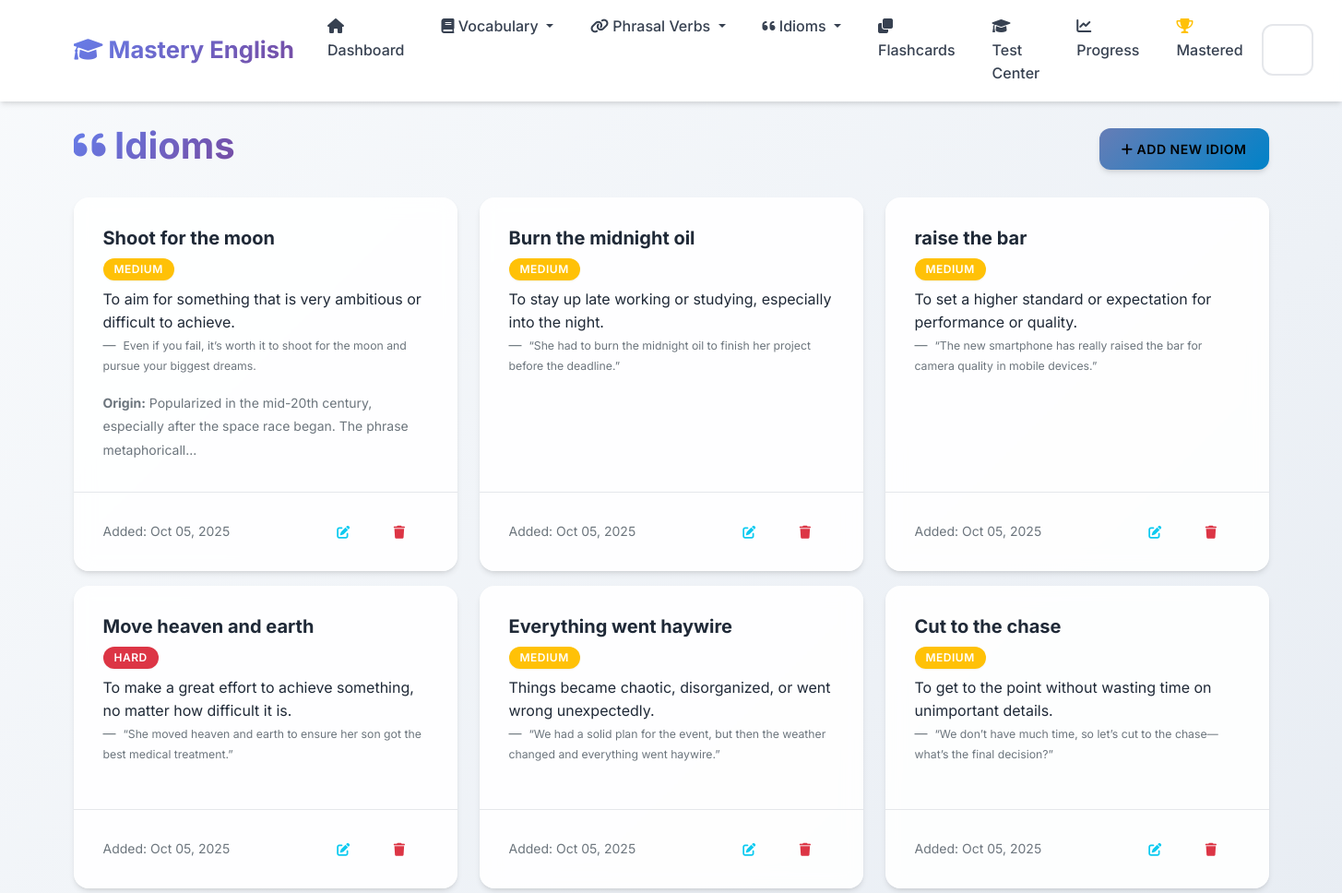
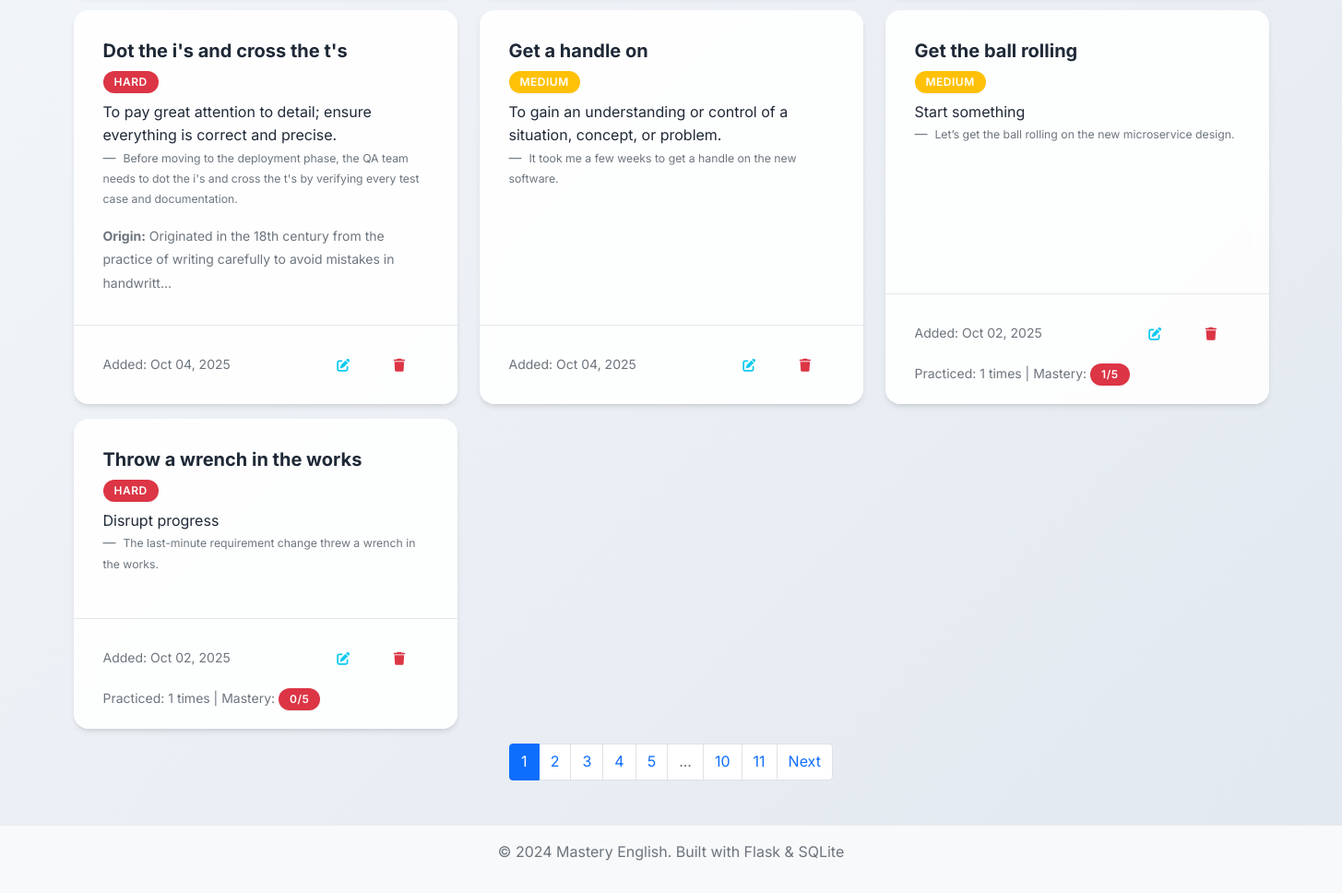
Page /idioms on the earlier database version (2 pictures, top to bottom).
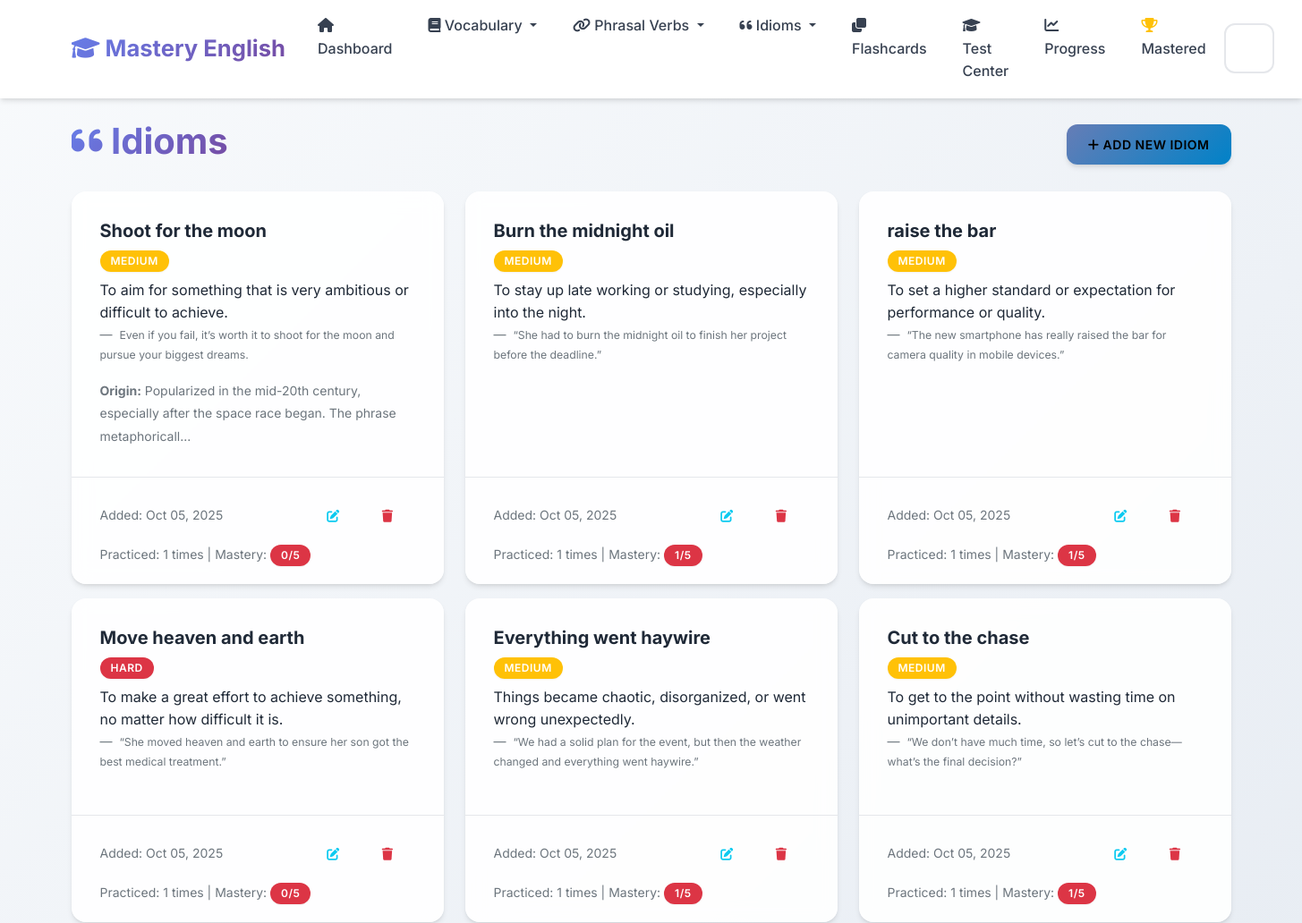
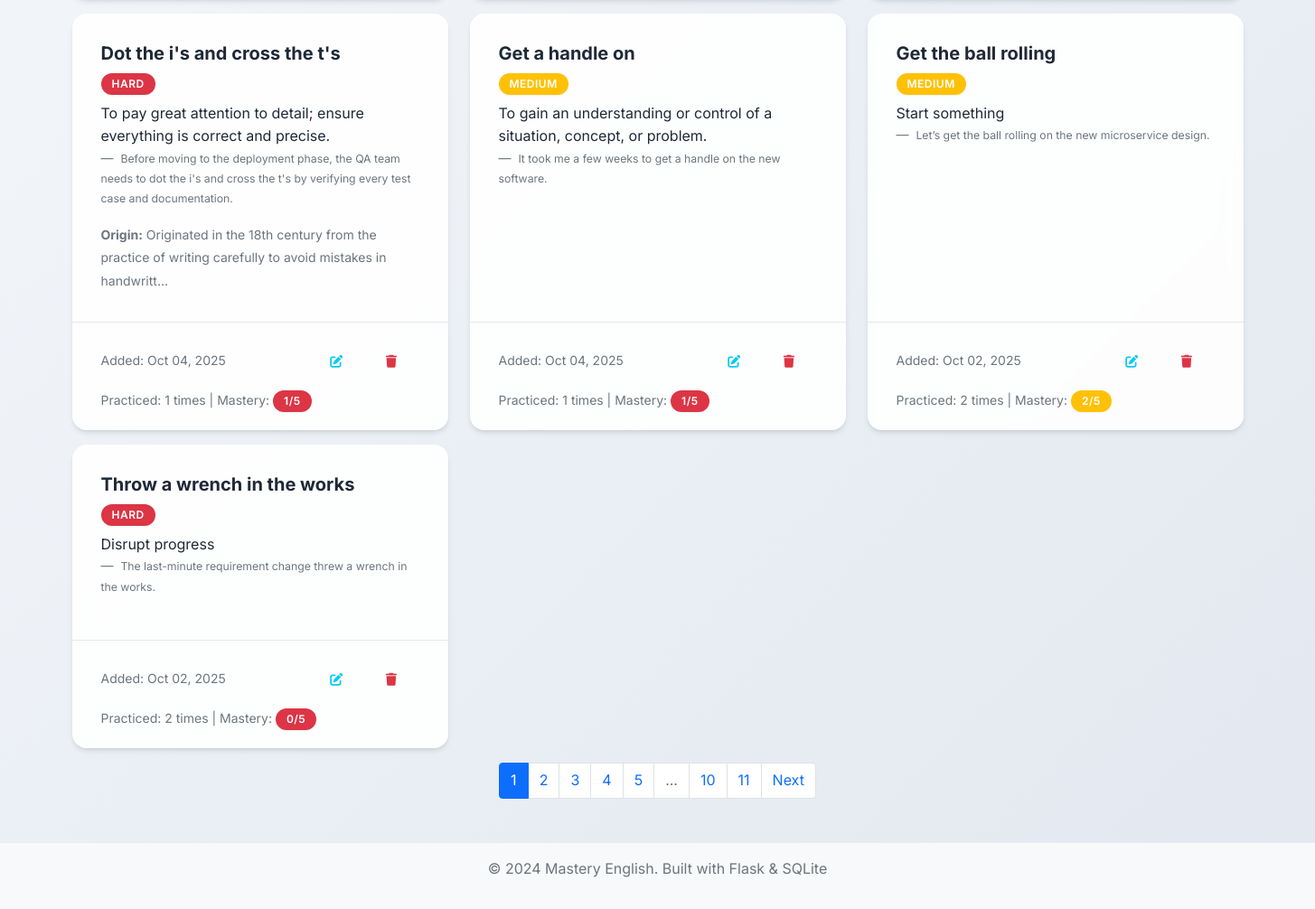
Same page on the later database version (2 pictures, top to bottom).
### app.py (models this page shows, shortened)
class Idiom(db.Model):
    __tablename__ = 'idioms'
    id = db.Column(db.Integer, primary_key=True)
    idiom = db.Column(db.String(200), nullable=False)
    meaning = db.Column(db.Text, nullable=False)
    example_sentence = db.Column(db.Text)
    origin = db.Column(db.Text)
    difficulty_level = db.Column(db.String(20), default='medium')
    date_added = db.Column(db.DateTime, default=datetime.utcnow)
    times_practiced = db.Column(db.Integer, default=0)
    last_practiced = db.Column(db.DateTime)
    mastery_level = db.Column(db.Integer, default=0)

### app.py (the view)
@app.route('/idioms')
def idioms_list():
    page = request.args.get('page', 1, type=int)
    idioms = Idiom.query.order_by(Idiom.date_added.desc()).paginate(
        page=page, per_page=10, error_out=False)
    return render_template('idioms_list.html', idioms=idioms)

### templates/idioms_list.html (shortened to what this page needs)
{% extends "base.html" %}
{% block content %}
<div class="row">
    <div class="col-12">
        <div class="d-flex justify-content-between align-items-center mb-4">
            <h1>
                <i class="fas fa-quote-left"></i> Idioms
            </h1>
            <a href="{{ url_for('add_idiom') }}" class="btn btn-info">
                <i class="fas fa-plus"></i> Add New Idiom
            </a>
        </div>
    </div>
</div>
{% if idioms.items %}
    <div class="row">
        {% for idiom in idioms.items %}
            <div class="col-md-6 col-lg-4 mb-3">
                <div class="card h-100">
                    <div class="card-body">
                        <h5 class="card-title">{{ idiom.idiom }}</h5>
                        <span class="badge bg-{% if idiom.difficulty_level == 'easy' %}success{% elif idiom.difficulty_level == 'hard' %}danger{% else %}warning{% endif %} mb-2">
                            {{ idiom.difficulty_level.title() }}
                        </span>
                        <p class="card-text">{{ idiom.meaning }}</p>
                        {% if idiom.example_sentence %}
                            <blockquote class="blockquote-footer">
                                <small>{{ idiom.example_sentence }}</small>
                            </blockquote>
                        {% endif %}
                        {% if idiom.origin %}
                            <div class="mt-2">
                                <small class="text-muted">
                                    <strong>Origin:</strong> {{ idiom.origin[:100] }}{% if idiom.origin|length > 100 %}...{% endif %}
                                </small>
                            </div>
                        {% endif %}
                    </div>
                    <div class="card-footer bg-transparent">
                        <div class="d-flex justify-content-between align-items-center">
                            <small class="text-muted">
                                Added: {{ idiom.date_added.strftime('%b %d, %Y') }}
                            </small>
                            <div class="btn-group" role="group">
                                <a href="{{ url_for('edit_idiom', id=idiom.id) }}" class="btn btn-sm btn-outline-info">
                                    <i class="fas fa-edit"></i>
                                </a>
                                <button type="button" class="btn btn-sm btn-outline-danger" onclick="confirmDelete('{{ idiom.idiom }}', '{{ url_for('delete_idiom', id=idiom.id) }}')">
                                    <i class="fas fa-trash"></i>
                                </button>
                            </div>
                        </div>
                        {% if idiom.times_practiced > 0 %}
                            <div class="mt-2">
                                <small class="text-muted">
                                    Practiced: {{ idiom.times_practiced }} times
                                    | Mastery:
                                    <span class="badge bg-{% if idiom.mastery_level >= 4 %}success{% elif idiom.mastery_level >= 2 %}warning{% else %}danger{% endif %}">
                                        {{ idiom.mastery_level }}/5
                                    </span>
                                </small>
                            </div>
                        {% endif %}
                    </div>
                </div>
            </div>
        {% endfor %}
    </div>
    {% if idioms.pages > 1 %}
        <nav aria-label="Page navigation">
            <ul class="pagination justify-content-center">
                {% for page_num in idioms.iter_pages() %}
                    {% if page_num %}
                        {% if page_num != idioms.page %}
                            <li class="page-item">
                                <a class="page-link" href="{{ url_for('idioms_list', page=page_num) }}">{{ page_num }}</a>
                            </li>
                        {% else %}
                            <li class="page-item active">
                                <span class="page-link">{{ page_num }}</span>
                            </li>
                        {% endif %}
                    {% else %}
                        <li class="page-item disabled">
                            <span class="page-link">...</span>
                        </li>
                    {% endif %}
                {% endfor %}
                {% if idioms.has_next %}
                    <li class="page-item">
                        <a class="page-link" href="{{ url_for('idioms_list', page=idioms.next_num) }}">Next</a>
                    </li>
                {% endif %}
            </ul>
        </nav>
    {% endif %}
{% endif %}
{% endblock %}

### templates/base.html (shortened to what this page needs)
<!DOCTYPE html>
<html lang="en">
<head>
    <link href="https://cdn.jsdelivr.net/npm/bootstrap@5.1.3/dist/css/bootstrap.min.css" rel="stylesheet">
    <link href="https://cdnjs.cloudflare.com/ajax/libs/font-awesome/6.0.0/css/all.min.css" rel="stylesheet">
    <link href="{{ url_for('static', filename='css/style.css') }}" rel="stylesheet">
</head>
<body>
    <nav class="navbar navbar-expand-lg navbar-light">
        <div class="container">
            <a class="navbar-brand" href="{{ url_for('index') }}">
                <i class="fas fa-graduation-cap"></i> Mastery English
            </a>
            <div class="collapse navbar-collapse" id="navbarNav">
                <ul class="navbar-nav me-auto">
                    <li class="nav-item">
                        <a class="nav-link" href="{{ url_for('index') }}">
                            <i class="fas fa-home"></i> Dashboard
                        </a>
                    </li>
                    <li class="nav-item dropdown">
                        <a class="nav-link dropdown-toggle" href="#" id="vocabDropdown" role="button" data-bs-toggle="dropdown">
                            <i class="fas fa-book"></i> Vocabulary
                        </a>
                    </li>
                    <li class="nav-item dropdown">
                        <a class="nav-link dropdown-toggle" href="#" id="phrasalDropdown" role="button" data-bs-toggle="dropdown">
                            <i class="fas fa-link"></i> Phrasal Verbs
                        </a>
                    </li>
                    <li class="nav-item dropdown">
                        <a class="nav-link dropdown-toggle" href="#" id="idiomsDropdown" role="button" data-bs-toggle="dropdown">
                            <i class="fas fa-quote-left"></i> Idioms
                        </a>
                    </li>
                    <li class="nav-item">
                        <a class="nav-link" href="{{ url_for('flashcards_menu') }}">
                            <i class="fas fa-clone"></i> Flashcards
                        </a>
                    </li>
                    <li class="nav-item">
                        <a class="nav-link" href="{{ url_for('test') }}">
                            <i class="fas fa-graduation-cap"></i> Test Center
                        </a>
                    </li>
                    <li class="nav-item">
                        <a class="nav-link" href="{{ url_for('progress') }}">
                            <i class="fas fa-chart-line"></i> Progress
                        </a>
                    </li>
                    <li class="nav-item">
                        <a class="nav-link" href="{{ url_for('mastered_words') }}">
                            <i class="fas fa-trophy text-warning"></i> Mastered
                        </a>
                    </li>
                </ul>
                <div class="d-flex">
                    <form class="d-flex" method="GET" action="{{ url_for('search') }}">
                        <input class="form-control me-2" type="search" name="q" placeholder="Search..." aria-label="Search">
                        <button class="btn btn-outline-light" type="submit">
                        </button>
                    </form>
                </div>
            </div>
        </div>
    </nav>
    <main class="container mt-4">
        {% block content %}{% endblock %}
    </main>
    <footer class="bg-light text-center text-muted py-3 mt-5">
        <div class="container">
            <p>&copy; 2024 Mastery English. Built with Flask & SQLite</p>
        </div>
    </footer>
</body>
</html>

### static/css/style.css (style rules this page uses)
:root { --primary-color: #6366f1; --primary-dark: #4f46e5; --primary-light: #8b5cf6; --success-color: #10b981; --success-dark: #059669; --info-color: #06b6d4; --info-dark: #0891b2; --warning-color: #f59e0b; --warning-dark: #d97706; --danger-color: #ef4444; --danger-dark: #dc2626; --light-color: #f8fafc; --dark-color: #1e293b; --gray-50: #f9fafb; --gray-100: #f3f4f6; --gray-200: #e5e7eb; --gray-300: #d1d5db; --gray-400: #9ca3af; --gray-500: #6b7280; --gray-600: #4b5563; --gray-700: #374151; --gray-800: #1f2937; --gray-900: #111827; --gradient-primary: linear-gradient(135deg, #667eea 0%, #764ba2 100%); --gradient-success: linear-gradient(135deg, #11998e 0%, #38ef7d 100%); --gradient-info: linear-gradient(135deg, #667db6 0%, #0082c8 100%); --gradient-warning: linear-gradient(135deg, #f093fb 0%, #f5576c 100%); --gradient-hero: linear-gradient(135deg, #667eea 0%, #764ba2 50%, #f093fb 100%); --shadow-sm: 0 1px 2px 0 rgba(0, 0, 0, 0.05); --shadow: 0 4px 6px -1px rgba(0, 0, 0, 0.1), 0 2px 4px -1px rgba(0, 0, 0, 0.06); --shadow-md: 0 10px 15px -3px rgba(0, 0, 0, 0.1), 0 4px 6px -2px rgba(0, 0, 0, 0.05); --shadow-lg: 0 20px 25px -5px rgba(0, 0, 0, 0.1), 0 10px 10px -5px rgba(0, 0, 0, 0.04); --shadow-xl: 0 25px 50px -12px rgba(0, 0, 0, 0.25); }
body { font-family: 'Inter', 'Segoe UI', -apple-system, BlinkMacSystemFont, sans-serif; background: linear-gradient(135deg, #f8fafc 0%, #e2e8f0 100%); min-height: 100vh; line-height: 1.6; color: var(--gray-800); }
.navbar { background: rgba(255, 255, 255, 0.95) !important; backdrop-filter: blur(10px); border-bottom: 1px solid rgba(255, 255, 255, 0.2); box-shadow: var(--shadow); }
.navbar-brand { font-weight: 700; font-size: 1.6rem; background: var(--gradient-primary); -webkit-background-clip: text; -webkit-text-fill-color: transparent; background-clip: text; transition: all 0.3s ease; }
.navbar-nav .nav-link { font-weight: 500; color: var(--gray-700) !important; border-radius: 8px; margin: 0 4px; padding: 8px 16px !important; transition: all 0.3s ease; }
.card { border: none; border-radius: 16px; background: rgba(255, 255, 255, 0.9); backdrop-filter: blur(10px); box-shadow: var(--shadow); transition: all 0.4s cubic-bezier(0.4, 0, 0.2, 1); position: relative; overflow: hidden; }
.card::before { content: ''; position: absolute; top: 0; left: 0; width: 100%; height: 2px; background: var(--gradient-primary); transform: scaleX(0); transition: transform 0.3s ease; }
.card-body { padding: 2rem; }
.card-footer { background: rgba(248, 250, 252, 0.8); border-top: 1px solid var(--gray-200); border-radius: 0 0 16px 16px; padding: 1.25rem 2rem; }
.badge { font-size: 0.7rem; border-radius: 12px; padding: 0.4em 0.8em; }
.btn { border-radius: 12px; font-weight: 600; padding: 0.75rem 1.5rem; text-transform: uppercase; letter-spacing: 0.5px; font-size: 0.875rem; transition: all 0.3s cubic-bezier(0.4, 0, 0.2, 1); position: relative; overflow: hidden; border: none; }
.btn::before { content: ''; position: absolute; top: 0; left: -100%; width: 100%; height: 100%; background: linear-gradient(90deg, transparent, rgba(255,255,255,0.2), transparent); transition: left 0.5s; }
.btn-info { background: var(--gradient-info); box-shadow: var(--shadow); }
.btn-group .btn { border-radius: 6px; }
.form-control, .form-select { border-radius: 12px; border: 2px solid var(--gray-200); padding: 0.875rem 1.25rem; font-size: 1rem; font-weight: 500; background: rgba(255, 255, 255, 0.8); backdrop-filter: blur(10px); transition: all 0.3s cubic-bezier(0.4, 0, 0.2, 1); }
h1, h2, h3, h4, h5, h6 { font-weight: 700; color: var(--gray-800); }
h1 { background: var(--gradient-primary); -webkit-background-clip: text; -webkit-text-fill-color: transparent; background-clip: text; }
.badge { font-size: 0.75rem; border-radius: 20px; padding: 0.5em 1em; font-weight: 600; text-transform: uppercase; letter-spacing: 0.5px; box-shadow: var(--shadow-sm); }
.fa, .fas, .far { transition: all 0.3s ease; }
footer { margin-top: auto; border-top: 1px solid #e9ecef; }
.container { animation: fadeInUp 0.6s ease-out; }

Differences in the rows shown:
changed Idiom "Shoot for the moon": times_practiced (not shown) → "1"; mastery_level (not shown) → "0"
changed Idiom "Burn the midnight oil": times_practiced (not shown) → "1"; mastery_level (not shown) → "1"
changed Idiom "raise the bar": times_practiced (not shown) → "1"; mastery_level (not shown) → "1"
changed Idiom "Move heaven and earth": times_practiced (not shown) → "1"; mastery_level (not shown) → "0"
changed Idiom "Everything went haywire": times_practiced (not shown) → "1"; mastery_level (not shown) → "1"
changed Idiom "Cut to the chase": times_practiced (not shown) → "1"; mastery_level (not shown) → "1"
changed Idiom "Dot the i's and cross the t's": times_practiced (not shown) → "1"; mastery_level (not shown) → "1"
changed Idiom "Get a handle on": times_practiced (not shown) → "1"; mastery_level (not shown) → "1"
changed Idiom "Get the ball rolling": times_practiced "1" → "2"; mastery_level "1" → "2"
changed Idiom "Throw a wrench in the works": times_practiced "1" → "2"
